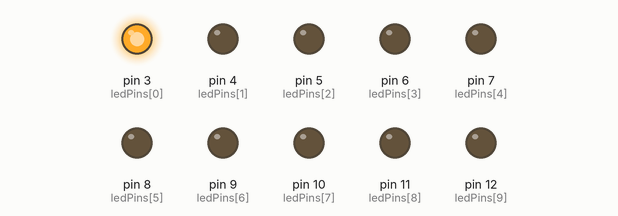
Recording of a sketch running on a simulated Arduino Uno, built with avr-gcc and run on an emulated ATmega328P. On the bench: output pins drawn as LEDs (lit = HIGH).

Above: at 0.05 s.
At 0.75 s:
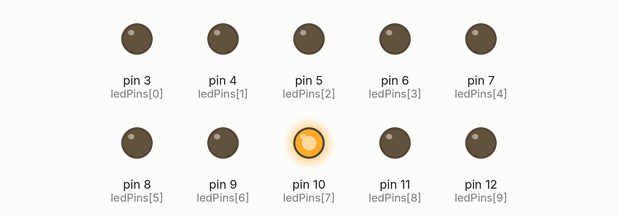
At 1.55 s:
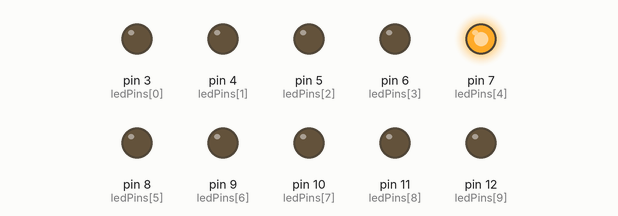
At 2.25 s:
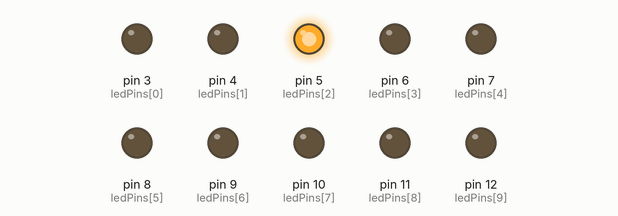
At 3.0 s:
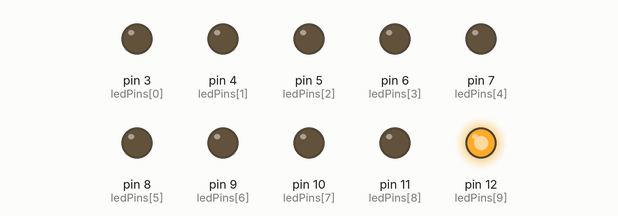
At 4.55 s:
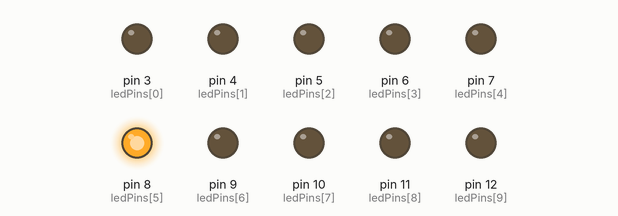
Timing chart, 0 to 4.8 s (numbered marks = the images above):
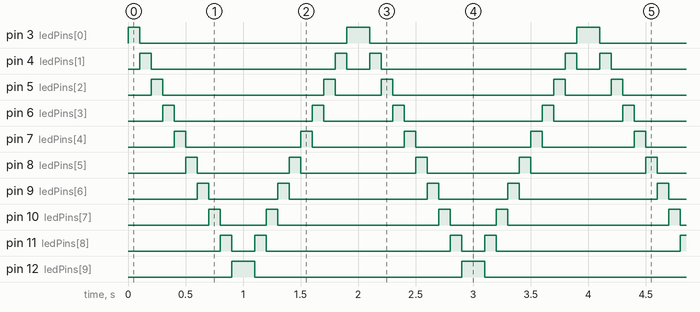

The sketch:

BaiSo3.ino
```cpp
int ledPins[] = {3,4,5,6,7,8,9,10,11,12};
int pinCount = 10;
int timer =100;
void setup() {
   for (int thisPin = 0; thisPin < pinCount; thisPin++) {
    pinMode(ledPins[thisPin], OUTPUT);
  }
}

void loop() {
   // loop from the lowest pin to the highest:
  for (int thisPin = 0; thisPin < pinCount; thisPin++) {
    // turn the pin on:
    digitalWrite(ledPins[thisPin], HIGH);
    delay(timer);
    // turn the pin off:
    digitalWrite(ledPins[thisPin], LOW);

  }

  // loop from the highest pin to the lowest:
  for (int thisPin = pinCount - 1; thisPin >= 0; thisPin--) {
    // turn the pin on:
    digitalWrite(ledPins[thisPin], HIGH);
    delay(timer);
    // turn the pin off:
    digitalWrite(ledPins[thisPin], LOW);
  }
}
```

Measured:
- by itself, pin 3 (ledPins[0]): repeats every 2.0 s: LOW 1.8 s, HIGH 0.20 s
- by itself, pin 4 (ledPins[1]): repeats every 2.0 s: LOW 1.6 s, HIGH 0.10 s, LOW 0.20 s, HIGH 0.10 s
- by itself, pin 5 (ledPins[2]): repeats every 2.0 s: LOW 1.4 s, HIGH 0.10 s, LOW 0.40 s, HIGH 0.10 s
- by itself, pin 6 (ledPins[3]): repeats every 2.0 s: LOW 1.2 s, HIGH 0.10 s, LOW 0.60 s, HIGH 0.10 s
- by itself, pin 7 (ledPins[4]): repeats every 2.0 s: LOW 1.0 s, HIGH 0.10 s, LOW 0.80 s, HIGH 0.10 s
- by itself, pin 8 (ledPins[5]): repeats every 2.0 s: LOW 0.80 s, HIGH 0.10 s, LOW 1.0 s, HIGH 0.10 s
- by itself, pin 9 (ledPins[6]): repeats every 2.0 s: LOW 0.60 s, HIGH 0.10 s, LOW 1.2 s, HIGH 0.10 s
- by itself, pin 10 (ledPins[7]): repeats every 2.0 s: LOW 0.40 s, HIGH 0.10 s, LOW 1.4 s, HIGH 0.10 s
